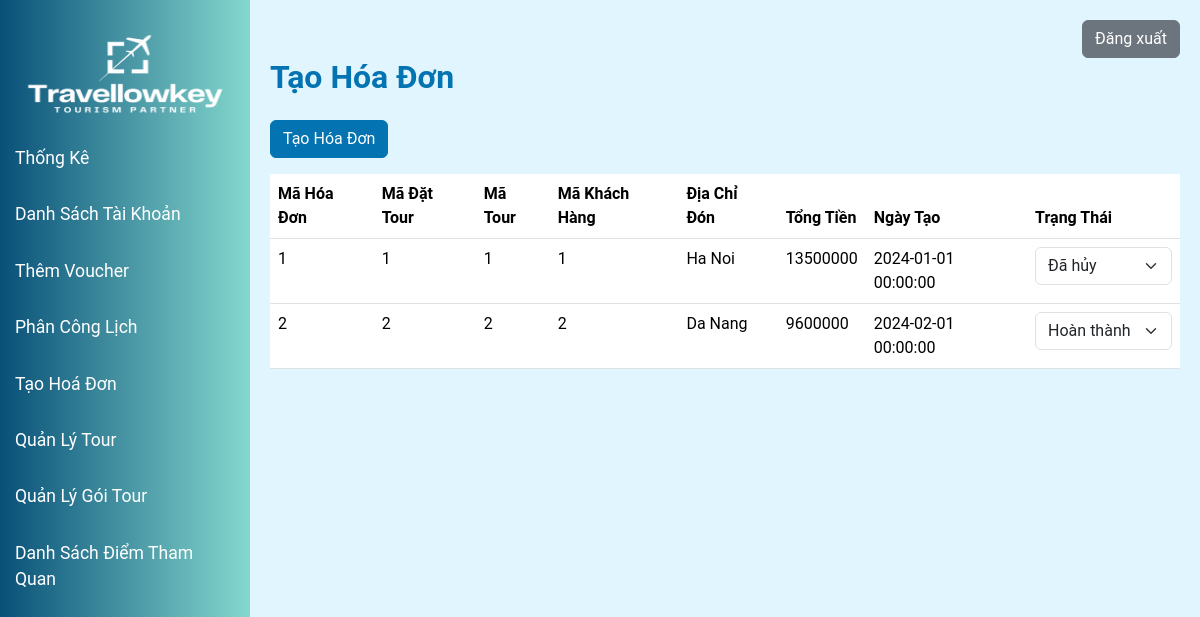
The page /modules/manager_home/manager_bill.php (signed in) on the database its author committed.
### tables this page shows
CREATE TABLE `bill`  (
    `billCode` int NOT NULL AUTO_INCREMENT,
    `numberOfPeople` int NULL DEFAULT NULL,
    `address` varchar(255) NULL DEFAULT NULL,
    `total` float NULL DEFAULT NULL,
    `status` varchar(50) NULL DEFAULT NULL,
    `formCode` int NULL DEFAULT NULL,
    `voucherCode` varchar(20) NULL DEFAULT NULL,
    `tourCode` int NULL DEFAULT NULL,
    `customerCode` int NULL DEFAULT NULL,
    `createAt` datetime DEFAULT CURRENT_TIMESTAMP,
    PRIMARY KEY (`billCode`),
    INDEX `formCode`(`formCode` ASC),
    INDEX `voucherCode`(`voucherCode` ASC),
    INDEX `tourCode`(`tourCode` ASC),
    INDEX `customerCode`(`customerCode` ASC),
    CONSTRAINT `bill_ibfk_1` FOREIGN KEY (`formCode`) REFERENCES `tourbookingform` (`formCode`) ON DELETE RESTRICT ON UPDATE RESTRICT,
    CONSTRAINT `bill_ibfk_2` FOREIGN KEY (`voucherCode`) REFERENCES `voucher` (`voucherCode`) ON DELETE RESTRICT ON UPDATE RESTRICT,
    CONSTRAINT `bill_ibfk_3` FOREIGN KEY (`tourCode`) REFERENCES `tour` (`tourCode`) ON DELETE RESTRICT ON UPDATE RESTRICT,
    CONSTRAINT `bill_ibfk_4` FOREIGN KEY (`customerCode`) REFERENCES `customer` (`customerCode`) ON DELETE RESTRICT ON UPDATE RESTRICT
);

### models/mBill.php (called while the page is built, shortened)
<?php
include_once(__DIR__ . "/clsKetNoi.php");
class modelBill
{
    private $conn;
    function __construct()
    {
        $p = new clsKetNoi();
        $this->conn = $p->ketNoiDB();
    }
    function getAllBills()
    {
        if ($this->conn) {
            $query = "SELECT * FROM bill";
            $result = $this->conn->query($query);
            $bills = [];
            while ($row = $result->fetch_assoc()) {
                $bills[] = $row;
            }
            return $bills;
        } else {
            return false;
        }
    }
}

### models/clsKetNoi.php (called while the page is built, shortened)
<?php
class clsKetNoi
{
    function ketNoiDB() {
        $this->conn = new mysqli("localhost", "root", "", "ptud");
        return $this->conn;
    }
}

### modules/manager_home/manager_bill.php (the view, shortened to what this page needs)
<?php
include_once("../../models/mBill.php");
$billModel = new modelBill();
$bills = $billModel->getAllBills();
?>
<!DOCTYPE html>
<html lang="vi">
<head>
    <link rel="stylesheet" href="/Tour_management/asset/css/bootstrap.min.css">
    <link rel="stylesheet" href="/Tour_management/asset/css/manager_home.css">
</head>
<body>
    <?php
    include '../../view/leftmenu.php'
    ?>
    <div class="content">
        <div class="col">
            <div class="text-end">
                <form action="/Tour_management/index.php" method="POST">
                    <button type="submit" name="logout" class="btn btn-secondary">Đăng xuất</button>
                </form>
            </div>
        </div>
        <h2 class="text-primary fw-bold mb-4">Tạo Hóa Đơn</h2>
        <button class="btn btn-primary mb-3" data-bs-toggle="modal" data-bs-target="#createInvoiceModal">Tạo Hóa Đơn</button>
        <div class="row mb-4">
            <div class="col-md-12">
                <table class="table">
                    <thead>
                        <tr>
                            <th scope="col">Mã Hóa Đơn</th>
                            <th scope="col">Mã Đặt Tour</th>
                            <th scope="col">Mã Tour</th>
                            <th scope="col">Mã Khách Hàng</th>
                            <th scope="col">Địa Chỉ Đón</th>
                            <th scope="col">Tổng Tiền</th>
                            <th scope="col">Ngày Tạo</th>
                            <th scope="col">Trạng Thái</th>
                        </tr>
                    </thead>
                    <tbody>
                        <?php
                        if ($bills) {
                            foreach ($bills as $bill) {
                                echo '<tr>';
                                echo '<td>' . $bill['billCode'] . '</td>';
                                echo '<td>' . $bill['formCode'] . '</td>';
                                echo '<td>' . $bill['tourCode'] . '</td>';
                                echo '<td>' . $bill['customerCode'] . '</td>';
                                echo '<td>' . $bill['address'] . '</td>';
                                echo '<td>' . $bill['total'] . '</td>';
                                echo '<td>' . $bill['createAt'] . '</td>';
                                echo '<td>';
                                echo '<select class="form-select update-status-select" data-bill="' . $bill['billCode'] . '">';
                                echo '<option value="Hoàn Thành" ' . ($bill['status'] == 'Hoàn Thành' ? 'selected' : '') . '>Hoàn thành</option>';
                                echo '<option value="Đã Hủy" ' . ($bill['status'] == 'Đã Hủy' ? 'selected' : '') . '>Đã hủy</option>';
                                echo '</select>';
                                echo '</td>';
                                echo '</tr>';
                            }
                        } else {
                            echo '<tr><td colspan="8">Không có hóa đơn nào.</td></tr>';
                        }
                        ?>
                    </tbody>
                </table>
            </div>
        </div>
    </div>
</body>
</html>

### asset/css/manager_home.css (style rules this page uses)
body { font-family: 'Roboto', sans-serif; background-color: #e0f7fa; margin: 0; height: 100vh; overflow: hidden; }
.content { margin-left: 250px; padding: 20px; height: 100vh; overflow-y: auto; background-color: #e1f5fe; }
.row { display: flex; justify-content: space-between; flex-wrap: wrap; }

### rows shown on the page
bill: billCode "1", formCode "1", tourCode "1", customerCode "1", address "Ha Noi", total "13500000", createAt "2024-01-01 00:00:00", status+billCode "Đã hủy"
bill: billCode "2", formCode "2", tourCode "2", customerCode "2", address "Da Nang", total "9600000", createAt "2024-02-01 00:00:00", status+billCode "Hoàn thành"
